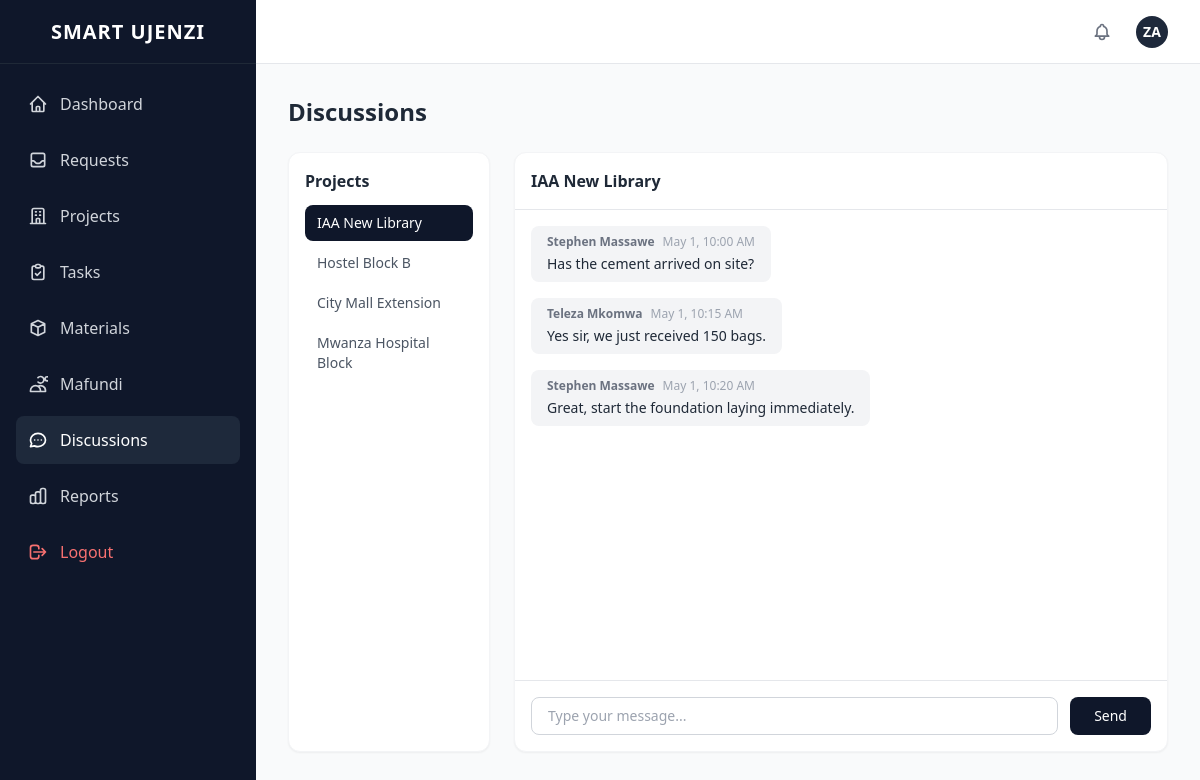
The page /messages.php (signed in) on the database its author committed.
### tables this page shows
CREATE TABLE projects (
    id INT AUTO_INCREMENT PRIMARY KEY,
    name VARCHAR(255) NOT NULL,
    description TEXT,
    status VARCHAR(50) DEFAULT 'Pending',
    project_manager_id INT,
    customer_id INT,
    start_date DATE,
    end_date DATE,
    FOREIGN KEY(project_manager_id) REFERENCES users(id)
);

CREATE TABLE messages (
    id INT AUTO_INCREMENT PRIMARY KEY,
    project_id INT NOT NULL,                  
    sender_id INT NOT NULL,                   
    message TEXT NOT NULL,                     
    created_at DATETIME DEFAULT CURRENT_TIMESTAMP,  
    FOREIGN KEY(project_id) REFERENCES projects(id),
    FOREIGN KEY(sender_id) REFERENCES users(id)
);

CREATE TABLE users (
    id INT AUTO_INCREMENT PRIMARY KEY,
    name VARCHAR(255) NOT NULL,               
    email VARCHAR(255) UNIQUE NOT NULL,        
    password VARCHAR(255) NOT NULL,            
    role VARCHAR(50) NOT NULL                  
);

### includes/config.php (called while the page is built, shortened)
<?php
function getDB(): PDO {
    static $pdo = null;
    if ($pdo === null) {
        try {
            $dsn = DB_SOCKET && DB_USER === ''
                ? "mysql:unix_socket=" . DB_SOCKET . ";dbname=" . DB_NAME . ";charset=utf8mb4"
                : "mysql:host=" . DB_HOST . ";dbname=" . DB_NAME . ";charset=utf8mb4";
            $pdo = new PDO($dsn, DB_USER, DB_PASS, [
                PDO::ATTR_ERRMODE => PDO::ERRMODE_EXCEPTION,
                PDO::ATTR_DEFAULT_FETCH_MODE => PDO::FETCH_ASSOC,
            ]);
        } catch (PDOException $e) {
            if (APP_ENV === 'production') {
                die('Database connection failed. Please check your configuration.');
            }
            throw $e;
        }
    }
    return $pdo;
}

### includes/functions.php (called while the page is built, shortened)
<?php
require_once __DIR__ . '/config.php';
function runQuery(string $sql, array $params = []): array {
    $stmt = getDB()->prepare($sql);
    $stmt->execute($params);
    return $stmt->fetchAll();
}

### messages.php (the view, shortened to what this page needs)
<?php
require_once __DIR__ . '/includes/functions.php';
require_once __DIR__ . '/includes/header.php';
$projects = runQuery('SELECT id, name FROM projects');
$selectedProject = $_GET['project_id'] ?? ($projects[0]['id'] ?? null);
$messages = [];
if ($selectedProject) {
    $messages = runQuery('SELECT m.*, u.name as sender_name, u.role as sender_role FROM messages m JOIN users u ON m.sender_id = u.id WHERE m.project_id = ? ORDER BY m.created_at ASC', [$selectedProject]);
}
?>
<div class="grid grid-cols-1 lg:grid-cols-4 gap-6">
    <div class="bg-white rounded-xl shadow-sm border border-gray-100 p-4">
        <h3 class="font-bold text-gray-800 mb-3">Projects</h3>
        <div class="space-y-1">
            <?php foreach ($projects as $p): ?>
            <a href="messages.php?project_id=<?= $p['id'] ?>"
               class="block px-3 py-2 rounded-lg text-sm <?= $selectedProject == $p['id'] ? 'bg-slate-900 text-white' : 'text-gray-600 hover:bg-gray-100' ?>">
                <?= htmlspecialchars($p['name']) ?>
            </a>
            <?php endforeach; ?>
        </div>
    </div>
    <div class="lg:col-span-3 bg-white rounded-xl shadow-sm border border-gray-100 flex flex-col h-[600px]">
        <?php if ($selectedProject): ?>
        <div class="p-4 border-b border-gray-200 font-bold text-gray-800">
            <?= htmlspecialchars(runQuery('SELECT name FROM projects WHERE id = ?', [$selectedProject])[0]['name'] ?? '') ?>
        </div>
        <div class="flex-1 overflow-y-auto p-4 space-y-4">
            <?php foreach ($messages as $m): ?>
            <div class="flex <?= $m['sender_id'] == $_SESSION['user_id'] ? 'justify-end' : 'justify-start' ?>">
                <div class="max-w-[70%] <?= $m['sender_id'] == $_SESSION['user_id'] ? 'bg-slate-800 text-white' : 'bg-gray-100 text-gray-800' ?> rounded-lg px-4 py-2">
                    <div class="flex items-center space-x-2 mb-1">
                        <span class="text-xs font-semibold <?= $m['sender_id'] == $_SESSION['user_id'] ? 'text-gray-300' : 'text-gray-500' ?>"><?= htmlspecialchars($m['sender_name']) ?></span>
                        <span class="text-xs <?= $m['sender_id'] == $_SESSION['user_id'] ? 'text-gray-400' : 'text-gray-400' ?>"><?= date('M j, g:i A', strtotime($m['created_at'])) ?></span>
                    </div>
                    <p class="text-sm"><?= htmlspecialchars($m['message']) ?></p>
                </div>
            </div>
            <?php endforeach; ?>
        </div>
        <form method="POST" class="p-4 border-t border-gray-200">
            <div class="flex space-x-3">
                <input type="text" name="message" required placeholder="Type your message..."
                       class="flex-1 px-4 py-2 border border-gray-300 rounded-lg focus:outline-none focus:ring-2 focus:ring-slate-500 text-sm">
                <button type="submit" class="px-6 py-2 bg-slate-900 text-white rounded-lg hover:bg-slate-800 text-sm font-medium">Send</button>
            </div>
        </form>
        <?php endif; ?>
    </div>
</div>
<?php require_once __DIR__ . '/includes/footer.php'; ?>

### rows shown on the page
projects: name "IAA New Library", id+name "IAA New Library"
projects: name "Hostel Block B"
projects: name "City Mall Extension"
projects: name "Mwanza Hospital Block"
messages: sender.name "Stephen Massawe", created_at "May 1, 10:00 AM", message "Has the cement arrived on site?"
messages: sender.name "Teleza Mkomwa", created_at "May 1, 10:15 AM", message "Yes sir, we just received 150 bags."
messages: sender.name "Stephen Massawe", created_at "May 1, 10:20 AM", message "Great, start the foundation laying immediately."

### other values the page prints
$item['name'] "Dashboard"
$item['name'] "Requests"
$item['name'] "Projects"
$item['name'] "Tasks"
$item['name'] "Materials"
$item['name'] "Mafundi"
$item['name'] "Discussions"
$item['name'] "Reports"
substr($userName, 0, 2) "ZA"
$pageTitle "Discussions"
